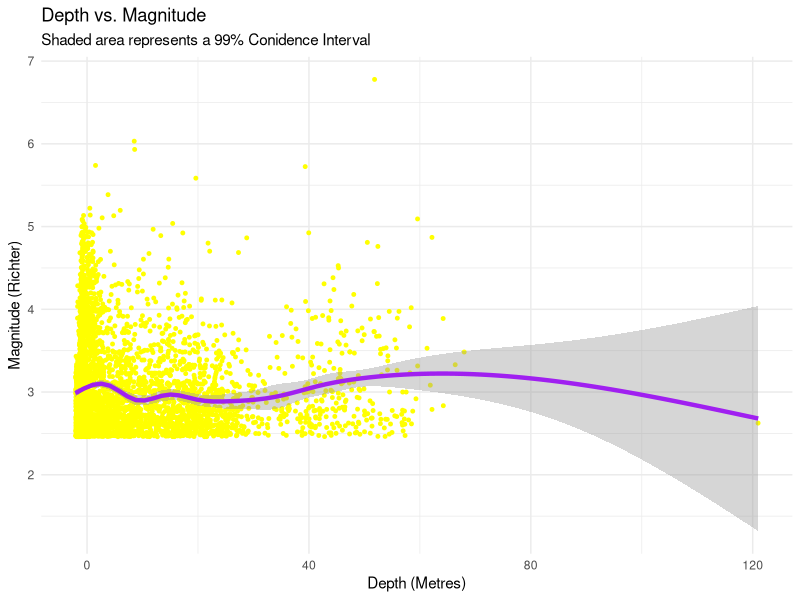

Generate this figure with R:
library(dplyr)
library(ggplot2)
quakeData <- read.csv("pnw-cat-recent-processed.csv", stringsAsFactors = FALSE)

depthMagnitude <- function(earthquakes) {
  trimmedQuakes <-  earthquakes %>% select(lat:mag)
  depthMagCorrelate <- trimmedQuakes %>% ggplot() +
                        geom_point(aes(depth, mag), position = "jitter", color = "yellow", size = 1) +
                        scale_color_continuous() +
                        geom_smooth(aes(depth, mag), size = 1.5, color = "purple", level = .99) +
                        theme_minimal() +
                        labs(x = "Depth (Metres)", y = "Magnitude (Richter)",
                             title = "Depth vs. Magnitude", subtitle = 
                             "Shaded area represents a 99% Conidence Interval")
  print(depthMagCorrelate)
}
depthMagnitude(quakeData)
